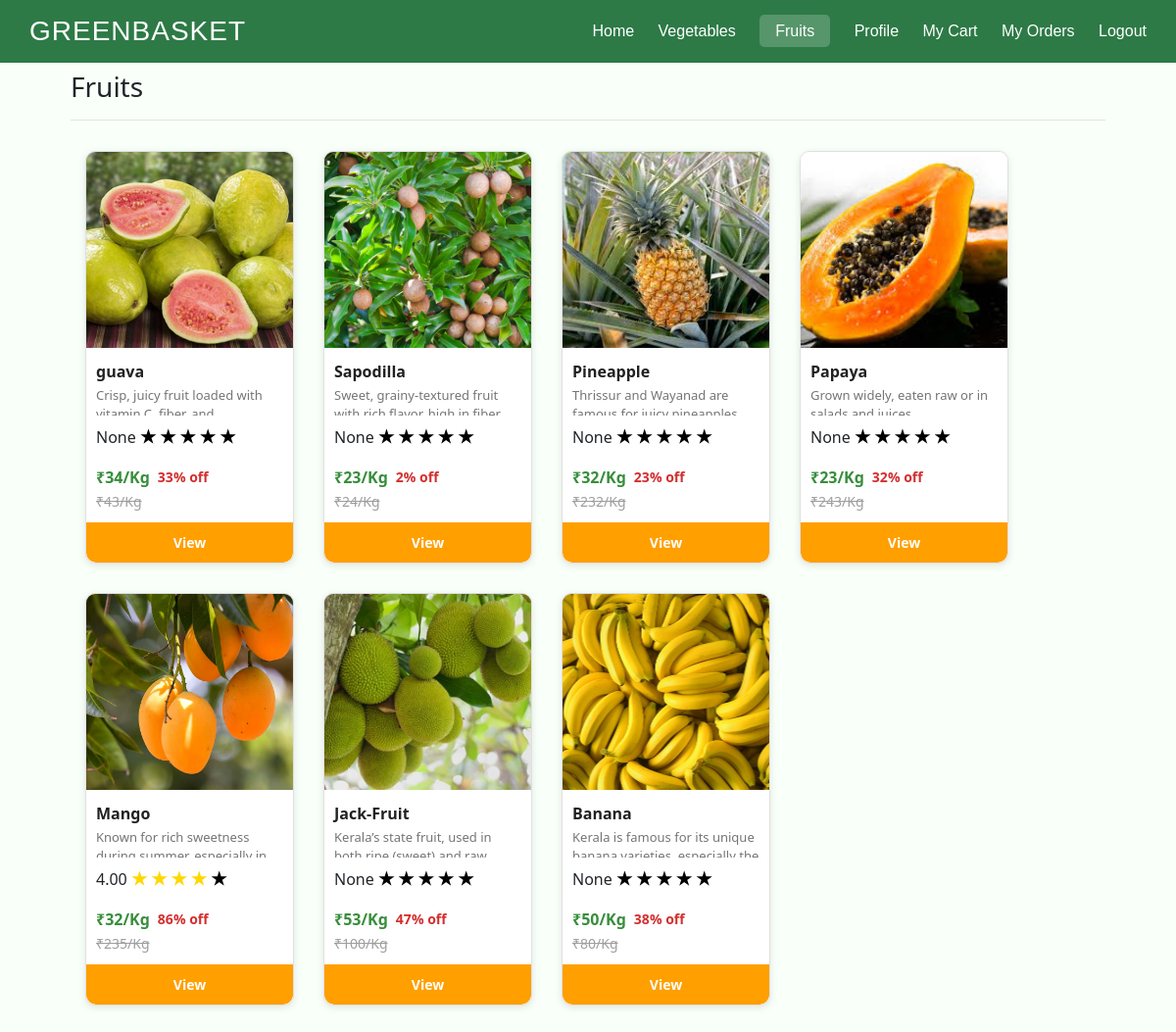
Screenshot of /cfruit/ with the database file from the repository.
### home/models.py (models this page shows, shortened)
class Product(models.Model):
    item = models.ForeignKey(Item, on_delete=models.CASCADE)
    image = models.ImageField(upload_to='products')
    image1 = models.ImageField(upload_to='products',null=True, blank=True)
    image2 = models.ImageField(upload_to='products',null=True, blank=True)
    name = models.CharField(max_length=200)
    description = models.TextField()
    org_price = models.DecimalField(max_digits=10, decimal_places=0)
    selling_price = models.DecimalField(max_digits=10, decimal_places=0)
    discount = models.DecimalField(max_digits=10, decimal_places=0,null=True, blank=True)
    stock = models.IntegerField()
    seller = models.ForeignKey(Seller, on_delete=models.CASCADE,null=True, blank=True)
    created_at = models.DateTimeField(auto_now_add=True, null=True, blank=True)
    rating = models.DecimalField(max_digits=3, decimal_places=2,null=True,blank=True)

### home/views.py (the view)
# urls.py: path('cfruit/',cfruitfn),
def cfruitfn(request):
    fruit = Product.objects.filter(item__id=2).order_by('-id')
    return render(request,'cfruit.html',{"fruit": fruit})

### home/templates/cfruit.html (shortened to what this page needs)
{% load static %}
<!DOCTYPE html>
<html>
<head>
    <link rel="stylesheet" href="https://cdn.jsdelivr.net/npm/bootstrap@4.1.3/dist/css/bootstrap.min.css">
    <link rel="stylesheet" href="{% static 'css/style.css' %}">
</head>
<body>
        <div class="header">
            <h1>GREENBASKET</h1>
            <div class="nav-links">
                <a href="/chome/">Home</a>
                <a href="/cveg/">Vegetables</a>
                <a class="bc" href="/cfruit/">Fruits</a>
                <a href="/cprofile/">Profile</a>
                <a href="/viewcart/">My Cart</a>
                <a href="/c_orderlist/">My Orders</a>
                <a href="/">Logout</a>
            </div>
        </div>
        <div class="div2">
            <h3>Fruits</h3>
            <hr>
            <div class="l mainn">
                {% for fruit in fruit %}
                    <div class="product-card">
                        <div class="product-image">
                            <img src="{{ fruit.image.url }}" alt="{{ fruit.name }}">
                        </div>
                        <div class="product-info">
                            <h4 class="product-name">{{ fruit.name }}</h4>
                            <p class="product-description">{{ fruit.description }}</p>
                            <p>{{fruit.rating}}
                                <span class="selling-price">
                                    {% for _ in "12345"|make_list %}
                                        {% if forloop.counter <= fruit.rating %}
                                            <span class="star gold">★</span>
                                        {% else %}
                                            <span class="star">★</span>
                                        {% endif %}
                                    {% endfor %}
                                </span>
                            </p>
                            <div class="product-pricing">
                                <span class="selling-price">₹{{ fruit.selling_price }}/Kg</span>
                                <span class="discount">{{ fruit.discount }}% off</span><br>
                            </div>
                            <span class="org-price">₹{{ fruit.org_price }}/Kg</span>
                        </div>
                        <button class="buy-btn" onclick="location.href='/cview/{{fruit.id}}/'">View</button>
                    </div>
                {% endfor %}
            </div>
        </div>
</body>
</html>

### home/static/css/style.css (style rules this page uses)
* { margin: 0; padding: 0; box-sizing: border-box; }
.div2 { width: 100%; height: auto; padding: 6%; margin-bottom: -6%; background-color: rgb(249, 255, 249); }
.mainn { display: flex; flex-direction: row; justify-content: left; }
.l { flex-wrap: wrap!important; }
.product-card { width: 213px; border: 1px solid #e0e0e0; border-radius: 10px; overflow: hidden; background: #fff; box-shadow: 0 2px 8px rgba(0,0,0,0.1); transition: transform 0.3s ease, box-shadow 0.3s ease; margin: 15px; display: inline-block; vertical-align: top; }
.product-image img { width: 100%; height: 200px; object-fit: cover; }
.product-info { padding: 10px; text-align: left; }
.product-name { font-size: 16px; font-weight: bold; color: #212121; margin: 5px 0; }
.product-description { font-size: 13px; color: #757575; margin-bottom: 8px; height: 30px; overflow: hidden; }
.product-pricing { display: flex; align-items: center; gap: 8px; }
.org-price { font-size: 14px; text-decoration: line-through; color: #9e9e9e; }
.selling-price { font-size: 16px; font-weight: bold; color: #388e3c; }
.discount { font-size: 14px; color: #d32f2f; font-weight: bold; }
.buy-btn { width: 100%; padding: 10px; background: #ff9f00; border: none; color: white; font-weight: bold; cursor: pointer; font-size: 14px; border-bottom-left-radius: 10px; border-bottom-right-radius: 10px; }
body { background-color: #f8f9fa; font-family: "Segoe UI", sans-serif; }
.header { background-color: #2d7a46; font-family: 'Gill Sans', 'Gill Sans MT', Calibri, 'Trebuchet MS', sans-serif; position: fixed; width: 100% ; z-index: 10; top: 0; padding: 15px 30px; display: flex; align-items: center; justify-content: space-between; color: white; }
.header h1 { margin: 0; font-size: 28px; letter-spacing: 1px; }
.header .nav-links a { color: white; margin-left: 20px; text-decoration: none; font-weight: 500; }
.star { font-size: 18px; color: black; }
.star.gold { color: gold; }
.bc { background-color: #ffffff33; padding: 8px 16px; border-radius: 5px; }

### rows the page displays
Product: image (picture), name "guava", description "Crisp, juicy fruit loaded with…", rating "None", selling_price "34", discount "33", org_price "43"
Product: image (picture), name "Sapodilla", description "Sweet, grainy-textured fruit…", rating "None", selling_price "23", discount "2", org_price "24"
Product: image (picture), name "Pineapple", description "Thrissur and Wayanad are…", rating "None", selling_price "32", discount "23", org_price "232"
Product: image (picture), name "Papaya", description "Grown widely, eaten raw or in…", rating "None", selling_price "23", discount "32", org_price "243"
Product: image (picture), name "Mango", description "Known for rich sweetness…", rating "4.00", selling_price "32", discount "86", org_price "235"
Product: image (picture), name "Jack-Fruit", description "Kerala’s state fruit, used in…", rating "None", selling_price "53", discount "47", org_price "100"
Product: image (picture), name "Banana", description "Kerala is famous for its unique…", rating "None", selling_price "50", discount "38", org_price "80"
